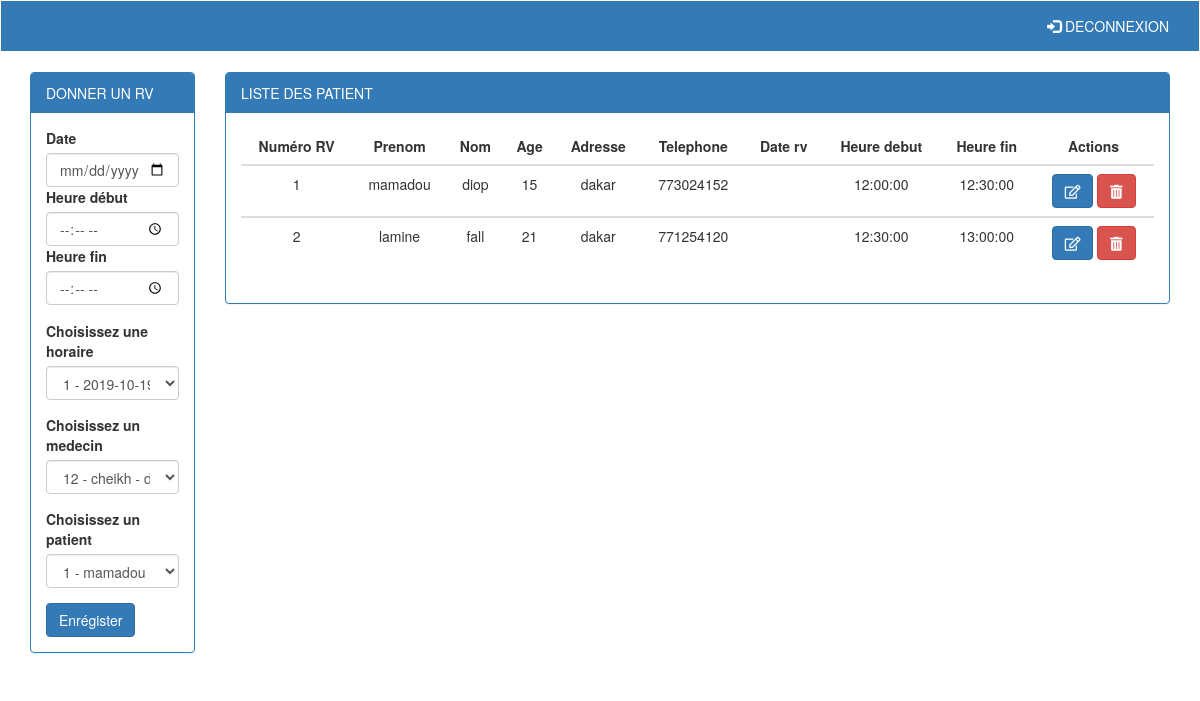
The page /pages/secretaire/rv.php?id=12 on the database its author committed.
### tables this page shows
CREATE TABLE `rendez_vous` (
  `num_rv` int(11) NOT NULL,
  `date` date NOT NULL,
  `heure_debut` time NOT NULL,
  `heure_fin` time NOT NULL,
  `id_secretaire` int(11) NOT NULL,
  `id_horaire` int(11) NOT NULL,
  `id_medecin` int(11) NOT NULL,
  `id_patient` int(11) NOT NULL
);

CREATE TABLE `patient` (
  `id_patient` int(11) NOT NULL,
  `prenom` varchar(100) NOT NULL,
  `nom` varchar(100) NOT NULL,
  `age` int(11) NOT NULL,
  `adresse` varchar(45) NOT NULL,
  `telephone` int(11) NOT NULL,
  `id_secretaire` int(11) NOT NULL
);

### pages/classes/ConnexionDB.php (called while the page is built)
<?php
class ConnexionDB{
    public function connect(){
        $servername = "localhost";
        $dbname = 'hopital';
        $username = "root";
        $pass = "root";
        $encodage = 'utf8';
        try {
        $bdd = new PDO("mysql:host=$servername;dbname=$dbname;charset=$encodage", $username, $pass);
        $bdd->setAttribute(PDO::ATTR_ERRMODE, PDO::ERRMODE_EXCEPTION);
        return $bdd;
        }
        catch(PDOException $e)
        {
        echo "Impossible de se connecter à la base de données: " . $e->getMessage();
        }
    }
}

### pages/classes/Requette.php (called while the page is built, shortened)
<?php
class Requette extends ConnexionDB{
    public function selectAll($nomtable){
        $sql = "SELECT * FROM $nomtable";
        $res = $this->connect()->query($sql);
        if($res->rowCount() > 0){
            while($ligne  = $res->fetch()){
                $d []= $ligne;
            }
        }
        return $d;
    }
    public function selectWithCondition($nomtable,$nom_id_table,$id){
        $res = $this->connect()->prepare("SELECT * FROM $nomtable WHERE $nom_id_table  = ? ");
        $res->execute(array($id));
        if($res->rowCount() > 0){
            while($ligne  = $res->fetch()){
                $user []= $ligne;
            }
        }
        return $user;
    }
    public function selectAllCondition($table1,$table2,$table3,$cond1,$cond2,$cond3,$id){
        $res = $this->connect()->prepare("SELECT DISTINCT  rendez_vous.num_rv ,patient.prenom,patient.nom,patient.age,patient.adresse,patient.telephone,rendez_vous.date,rendez_vous.heure_debut,rendez_vous.heure_fin FROM $table1,$table2,$table3 WHERE $cond1 = $cond2 AND $cond3 = ? ");
        $res->execute(array($id));
        if($res->rowCount() > 0){
            while($ligne  = $res->fetch()){
                $user []= $ligne;
            }
            return $user;
        }else{
            return 'la table est vide';
        }
    }
}

### pages/secretaire/rv.php (the view, shortened to what this page needs)
<?php
    require_once '../classes/ConnexionDB.php';
    require_once '../classes/Requette.php';
    require_once '../classes/Formulaire.php';
    if(isset($_GET['id'])){
    $id = $_GET['id'];
    }
?>
<!DOCTYPE html>
<html lang="en">
<head>
  <link rel="stylesheet" href="https://maxcdn.bootstrapcdn.com/bootstrap/3.4.0/css/bootstrap.min.css">
  <link rel="stylesheet" href="https://use.fontawesome.com/releases/v5.9.0/css/all.css">
  <link rel="stylesheet" href="../../css/menu.css">
</head>
<body>
<nav class="navbar navbar-inverse">
        <div class="container-fluid">
            <ul class="nav navbar-nav navbar-right">
            <li><a href="deconnexion.php"><span class="glyphicon glyphicon-log-in"></span> DECONNEXION</a></li>
            </ul>
        </div>
        </nav>
        <div class="container-fluid">
  <div class="panel-group col-md-2">
    <div class="panel panel-primary">
      <div class="panel-heading">DONNER UN RV</div>
      <div class="panel-body">
    <form action="" method="post">
        <div class="form-group ">
            <?php
                $forms = new Formulaire();
                $req = new Requette();
                echo $forms->formInput('Date','date','dates','Entrez la date');
                echo $forms->formInput('Heure début ','time','hdebut','');
                echo $forms->formInput('Heure fin ','time','hfin','');
                echo $forms->formInput('','hidden','secretaire','',$_GET['id']);
                $res = $req->selectAll('plage_horaire');
                $liste_option= "";
                foreach ($res as $value) {
                    $liste_option .= "<option value=".$value['id_horaire'].">" .$value['id_horaire'].' - '.$value['date']."</option>";
                }
                echo $forms->selectList('Choisissez une horaire','horaire',$liste_option);
                $res = $req->selectAll('medecin');
                $liste_option= "";
                foreach ($res as $value) {
                    $liste_option .= "<option value=".$value['id_medecin'].">" .$value['id_medecin'].' - '.$value['prenom'].' - '.$value['nom']."</option>";
                }
                echo $forms->selectList('Choisissez un medecin','medecin',$liste_option);
                $res = $req->selectWithCondition('patient','id_secretaire',$_GET['id']);
                $liste_option= "";
                foreach ($res as $value) {
                    $liste_option .= "<option value=".$value['id_patient'].">" .$value['id_patient'].' - '.$value['prenom'].' - '.$value['nom']."</option>";
                }
                echo $forms->selectList('Choisissez un patient','patient',$liste_option);
            ?>
            </div>
            <?php echo $forms->formSubmit('submit','Enrégister'); ?>
        </form>
        </div>
        </div>
    </div>
    <div class="panel-group col-md-10">
    <div class="panel panel-primary">
      <div class="panel-heading">LISTE DES PATIENT</div>
      <div class="panel-body">
       <?php
       if(isset($_GET['id'])){
        $id =  $_GET['id'];
        }
        $req = new Requette();
        $user = $req->selectAllCondition('patient','rendez_vous','secretaire','rendez_vous.id_patient','patient.id_patient','rendez_vous.id_secretaire',$id);
         echo "
         <table class=\"table\" align=\"center\" >
         <thead class='thead-dark' align=\"center\">
           <tr>
             <th scope=\"col\">Numéro RV</th>
             <th scope=\"col\">Prenom</th>
             <th scope=\"col\">Nom</th>
             <th scope=\"col\">Age</th>
             <th scope=\"col\">Adresse</th>
             <th scope=\"col\">Telephone</th>
             <th scope=\"col\">Date rv</th>
             <th scope=\"col\">Heure debut</th>
             <th scope=\"col\">Heure fin</th>
             <th scope=\"col\">Actions</th>
           </tr>
         </thead>
         ";
         foreach($user as $val){
             echo"<tbody>";
             echo "<tr>
            <td>".$val['num_rv']."</td>
            <td>".$val['prenom']."</td>
            <td>".$val['nom']."</td>
            <td>".$val['age']."</td>
            <td>".$val['adresse']."</td>
            <td>".$val['telephone']."</td>
            <td>".$val['dates']."</td>
            <td>".$val['heure_debut']."</td>
            <td>".$val['heure_fin']."</td>";
             echo "
            <td><a class='btn btn-primary'href='editrv.php?id=".$val['num_rv']."'><em class=\"far fa-edit\"></em></a>
                 <a class='btn btn-danger' href='delrv.php?id=".$val['num_rv']."' onclick=\"return confirm('êtes vous sure de vouloir supprimer cet enrégistrement ?')\";><em class=\"fas fa-trash-alt\"></em></a>
             </td>";
         }
         echo "</tbody>";
         echo "</table>";
        ?>
      </div>
    </div>
  </div>
</body>
</html>
</body>
</html>

### css/menu.css (style rules this page uses)
.navbar { width: 100%; background-color: #337ab7; border-radius: 0; border: 1px solid #ffffff; }
.navbar-inverse .navbar-nav > li > a { color: #ffffff; }
.navbar-nav > li > a { padding-right: 30px; }
table th ,td { text-align: center; }

### rows shown on the page
rendez_vous: num_rv "1", id_patient.prenom "mamadou", id_patient.nom "diop", id_patient.age "15", id_patient.adresse "dakar", id_patient.telephone "773024152", heure_debut "12:00:00", heure_fin "12:30:00"
rendez_vous: num_rv "2", id_patient.prenom "lamine", id_patient.nom "fall", id_patient.age "21", id_patient.adresse "dakar", id_patient.telephone "771254120", heure_debut "12:30:00", heure_fin "13:00:00"

### other values the page prints
$label "Date Heure début Heure fin"
$label "Choisissez une horaire Choisissez un medecin Choisissez un patient"
form field horaire "1 - 2019-10-19"
form field medecin "12 - cheikh - dieng"
form field patient "1 - mamadou - diop"
